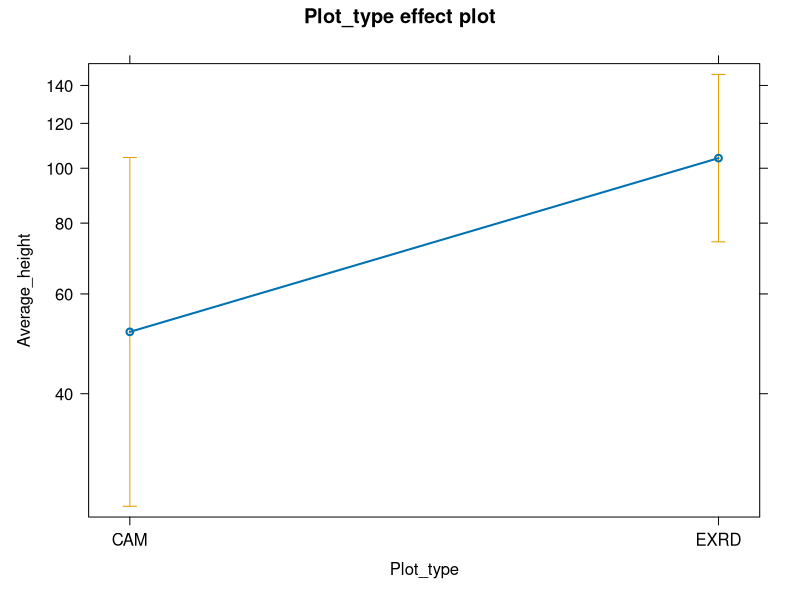

Here is the R script that generated this plot: (Note: this script raises an error after producing the figure.)

library(ggplot2)
library(dplyr)
library(effects)
##Amelanchier lamarckii

PlotsAM<- read.csv("PlotsAM.csv", fileEncoding = "UTF-8-BOM")
PlotsAM
BrowseAM <- cbind(PlotsAM$B1,PlotsAM$B0)


glm_plotAM <- glm(Average_height ~ Plot_type, family = quasipoisson(link = "log") ,data = PlotsAM)
summary(glm_plotAM)

glm_BrowseAM <- glm(Average_height ~ BrowseAM, family = quasipoisson(link = "log"), data = PlotsAM)
summary(glm_BrowseAM)

plot(allEffects(glm_plotAM))

glm_treesAM <- glm(Trees ~ Plot_type, family = quasipoisson(link = "log") ,data = PlotsAM)
summary(glm_treesAM)



ggplot(PlotsAM, aes(x = Plot_type, y = Average_height, fill = TREATMENT)) +
  geom_boxplot() +   scale_fill_manual(values = custom_colors) +
  labs(title = "Plot and treatment effect on average tree height of Amelanchier lamarckii", x = "Plot type",
       y = "Average Tree Height (cm)") +
  theme(panel.background = element_rect(),
        panel.grid = element_line(color = "light gray"),
        panel.border = element_blank())

ggplot(PlotsAM, aes(x = Plot_type, y = Trees, fill = TREATMENT)) +
  geom_boxplot() +   scale_fill_manual(values = custom_colors) +
  labs(title = "Plot and treatment effect on number of trees of Amelanchier lamarckii", x = "Plot type",
       y = "N Trees") +
  theme(panel.background = element_rect(),
        panel.grid = element_line(color = "light gray"),
        panel.border = element_blank())

## Betula pendula
PlotsBPE<- read.csv("PlotsBPE.csv", fileEncoding = "UTF-8-BOM")
PlotsBPE
BrowseBPE <- cbind(PlotsBPE$B1,PlotsBPE$B0)


glm_plotBPE <- glm(Average_height ~ Plot_type, family = quasipoisson(link = "log") ,data = PlotsBPE)
summary(glm_plotBPE)

glm_BrowseBPE <- glm(Average_height ~ BrowseBPE, family = quasipoisson(link = "log"), data = PlotsBPE)
summary(glm_BrowseBPE)

plot(allEffects(glm_plotBPE))

glm_treesBPE <- glm(Trees ~ Plot_type, family = quasipoisson(link = "log") ,data = PlotsBPE)
summary(glm_treesBPE)



ggplot(PlotsBPE, aes(x = Plot_type, y = Average_height, fill = TREATMENT)) +
  geom_boxplot() +   scale_fill_manual(values = custom_colors) +
  labs(title = "Plot and treatment effect on average tree height of Betula pendula", x = "Plot type",
       y = "Average Tree Height (cm)") +
  theme(panel.background = element_rect(),
        panel.grid = element_line(color = "light gray"),
        panel.border = element_blank())

ggplot(PlotsBPE, aes(x = Plot_type, y = Trees, fill = TREATMENT)) +
  geom_boxplot() +   scale_fill_manual(values = custom_colors) +
  labs(title = "Plot and treatment effect on number of trees of Betula pendula", x = "Plot type",
       y = "N Trees") +
  theme(panel.background = element_rect(),
        panel.grid = element_line(color = "light gray"),
        panel.border = element_blank())


## Betula pubescens
PlotsBPU<- read.csv("PlotsBPU.csv", fileEncoding = "UTF-8-BOM")
PlotsBPU
BrowseBPU <- cbind(PlotsBPU$B1,PlotsBPU$B0)


glm_plotBPU <- glm(Average_height ~ Plot_type, family = quasipoisson(link = "log") ,data = PlotsBPU)
summary(glm_plotBPU)

glm_BrowseBPU <- glm(Average_height ~ BrowseBPU, family = quasipoisson(link = "log"), data = PlotsBPU)
summary(glm_BrowseBPU)

plot(allEffects(glm_plotBPU))

glm_treesBPU <- glm(Trees ~ Plot_type, family = quasipoisson(link = "log") ,data = PlotsBPU)
summary(glm_treesBPU)


ggplot(PlotsBPU, aes(x = Plot_type, y = Average_height, fill = TREATMENT)) +
  geom_boxplot() +   scale_fill_manual(values = custom_colors) +
  labs(title = "Plot and treatment effect on average tree height of Betula pubescens", x = "Plot type",
       y = "Average Tree Height (cm)") +
  theme(panel.background = element_rect(),
        panel.grid = element_line(color = "light gray"),
        panel.border = element_blank())

ggplot(PlotsBPU, aes(x = Plot_type, y = Trees, fill = TREATMENT)) +
  geom_boxplot() +   scale_fill_manual(values = custom_colors) +
  labs(title = "Plot and treatment effect on number of trees of Betula pubescens", x = "Plot type",
       y = "N Trees") +
  theme(panel.background = element_rect(),
        panel.grid = element_line(color = "light gray"),
        panel.border = element_blank())


## Prunus serotina
PlotsPS<- read.csv("PlotsPS.csv", fileEncoding = "UTF-8-BOM")
PlotsPS
BrowsePS <- cbind(PlotsPS$B1,PlotsPS$B0)


glm_plotPS <- glm(Average_height ~ Plot_type, family = quasipoisson(link = "log") ,data = PlotsPS)
summary(glm_plotPS)

glm_BrowsePS <- glm(Average_height ~ BrowsePS, family = quasipoisson(link = "log"), data = PlotsPS)
summary(glm_BrowsePS)

plot(allEffects(glm_plotPS))

glm_treesPS <- glm(Trees ~ Plot_type, family = quasipoisson(link = "log") ,data = PlotsPS)
summary(glm_treesPS)


ggplot(PlotsPS, aes(x = Plot_type, y = Average_height, fill = TREATMENT)) +
  geom_boxplot() +   scale_fill_manual(values = custom_colors) +
  labs(title = "Plot and treatment effect on average tree height of Prunus serotina", x = "Plot type",
       y = "Average Tree Height (cm)") +
  theme(panel.background = element_rect(),
        panel.grid = element_line(color = "light gray"),
        panel.border = element_blank())

ggplot(PlotsPS, aes(x = Plot_type, y = Trees, fill = TREATMENT)) +
  geom_boxplot() +   scale_fill_manual(values = custom_colors) +
  labs(title = "Plot and treatment effect on number of trees of Prunus serotina", x = "Plot type",
       y = "N Trees") +
  theme(panel.background = element_rect(),
        panel.grid = element_line(color = "light gray"),
        panel.border = element_blank())


## Quercus robur
PlotsQR<- read.csv("PlotsQR.csv", fileEncoding = "UTF-8-BOM")
PlotsQR
BrowseQR <- cbind(PlotsQR$B1,PlotsQR$B0)


glm_plotQR <- glm(Average_height ~ Plot_type, family = quasipoisson(link = "log") ,data = PlotsQR)
summary(glm_plotQR)

glm_BrowseQR <- glm(Average_height ~ BrowseQR, family = quasipoisson(link = "log"), data = PlotsPS)
summary(glm_BrowseQR)

plot(allEffects(glm_plotQR))

glm_treesQR <- glm(Trees ~  Plot_type, family = quasipoisson(link = "log") ,data = PlotsQR)
summary(glm_treesQR)


ggplot(PlotsQR, aes(x = Plot_type, y = Average_height, fill = TREATMENT)) +
  geom_boxplot() +   scale_fill_manual(values = custom_colors) +
  labs(title = "Plot and treatment effect on average tree height of Quercus robur", x = "Plot type",
       y = "Average Tree Height (cm)") +
  theme(panel.background = element_rect(),
        panel.grid = element_line(color = "light gray"),
        panel.border = element_blank())

ggplot(PlotsQR, aes(x = Plot_type, y = Trees, fill = TREATMENT)) +
  geom_boxplot() +   scale_fill_manual(values = custom_colors) +
  labs(title = "Plot and treatment effect on number of trees of Quercus robur", x = "Plot type",
       y = "N Trees") +
  theme(panel.background = element_rect(),
        panel.grid = element_line(color = "light gray"),
        panel.border = element_blank())

## Rhamnus frangula
PlotsRF<- read.csv("PlotsRF.csv", fileEncoding = "UTF-8-BOM")
PlotsRF
BrowseRF <- cbind(PlotsRF$B1,PlotsRF$B0)


glm_plotRF <- glm(Average_height ~ Plot_type, family = quasipoisson(link = "log") ,data = PlotsRF)
summary(glm_plotRF)

glm_BrowseRF <- glm(Average_height ~ BrowseRF, family = quasipoisson(link = "log"), data = PlotsRF)
summary(glm_BrowseRF)

plot(allEffects(glm_plotRF))

glm_treesRF <- glm(Trees ~  Plot_type, family = quasipoisson(link = "log") ,data = PlotsRF)
summary(glm_treesRF)


ggplot(PlotsRF, aes(x = Plot_type, y = Average_height, fill = TREATMENT)) +
  geom_boxplot() +   scale_fill_manual(values = custom_colors) +
  labs(title = "Plot and treatment effect on average tree height of Rhamnus frangular", x = "Plot type",
       y = "Average Tree Height (cm)") +
  theme(panel.background = element_rect(),
        panel.grid = element_line(color = "light gray"),
        panel.border = element_blank())

ggplot(PlotsRF, aes(x = Plot_type, y = Trees, fill = TREATMENT)) +
  geom_boxplot() +   scale_fill_manual(values = custom_colors) +
  labs(title = "Plot and treatment effect on number of trees of Rhamnus frangula", x = "Plot type",
       y = "N Trees") +
  theme(panel.background = element_rect(),
        panel.grid = element_line(color = "light gray"),
        panel.border = element_blank())


## Sorbus aucuparia
PlotsSorbus<- read.csv("PlotsSorbus.csv", fileEncoding = "UTF-8-BOM")
PlotsSorbus
BrowseSorbus <- cbind(PlotsSorbus$B1,PlotsSorbus$B0)


glm_plotSorbus <- glm(Average_height ~ Plot_type, family = quasipoisson(link = "log") ,data = PlotsSorbus)
summary(glm_plotSorbus)

glm_BrowseSorbus <- glm(Average_height ~ BrowseSorbus, family = quasipoisson(link = "log"), data = PlotsSorbus)
summary(glm_BrowseSorbus)

plot(allEffects(glm_plotSorbus))

glm_treesSorbus <- glm(Trees ~  Plot_type, family = quasipoisson(link = "log") ,data = PlotsSorbus)
summary(glm_treesSorbus)


ggplot(PlotsSorbus, aes(x = Plot_type, y = Average_height, fill = TREATMENT)) +
  geom_boxplot() +   scale_fill_manual(values = custom_colors) +
  labs(title = "Plot and treatment effect on average tree height of Sorbus aucuparia", x = "Plot type",
       y = "Average Tree Height (cm)") +
  theme(panel.background = element_rect(),
        panel.grid = element_line(color = "light gray"),
        panel.border = element_blank())

ggplot(PlotsSorbus, aes(x = Plot_type, y = Trees, fill = TREATMENT)) +
  geom_boxplot() +   scale_fill_manual(values = custom_colors) +
  labs(title = "Plot and treatment effect on number of trees of Sorbus aucuparia", x = "Plot type",
       y = "N Trees") +
  theme(panel.background = element_rect(),
        panel.grid = element_line(color = "light gray"),
        panel.border = element_blank())


## Pinus sylvestris
PlotsPinus<- read.csv("PlotsPinus.csv", fileEncoding = "UTF-8-BOM")
PlotsPinus
BrowsePinus <- cbind(PlotsPinus$B1,PlotsPinus$B0)


glm_plotPinus <- glm(Average_height ~ Plot_type, family = quasipoisson(link = "log") ,data = PlotsPinus)
summary(glm_plotPinus)

glm_BrowsePinus <- glm(Average_height ~ BrowsePinus, family = quasipoisson(link = "log"), data = PlotsPinus)
summary(glm_BrowsePinus)

plot(allEffects(glm_plotPinus))

glm_treesPinus <- glm(Trees ~  Plot_type, family = quasipoisson(link = "log") ,data = PlotsPinus)
summary(glm_treesPinus)


ggplot(PlotsPinus, aes(x = Plot_type, y = Average_height, fill = TREATMENT)) +
  geom_boxplot() +   scale_fill_manual(values = custom_colors) +
  labs(title = "Plot and treatment effect on average tree height of Pinus sylvestris", x = "Plot type",
       y = "Average Tree Height (cm)") +
  theme(panel.background = element_rect(),
        panel.grid = element_line(color = "light gray"),
        panel.border = element_blank())

ggplot(PlotsPinus, aes(x = Plot_type, y = Trees, fill = TREATMENT)) +
  geom_boxplot() +   scale_fill_manual(values = custom_colors) +
  labs(title = "Plot and treatment effect on number of trees of Pinus sylvestris", x = "Plot type",
       y = "N Trees") +
  theme(panel.background = element_rect(),
        panel.grid = element_line(color = "light gray"),
        panel.border = element_blank())

## combining plots
PlotsAM$Species <- "Amelanchier_lamarckii"
PlotsBPE$Species <- "Betula_pendula"
PlotsBPU$Species <- "Betula_pubescens"
PlotsPS$Species <- "Prunus_serotina"
PlotsQR$Species <- "Quercus_robur"
PlotsRF$Species <- "Rhamnus_frangula"
PlotsSorbus$Species <- "Sorbus_aucuparia"
PlotsPinus$Species <- "Pinus_sylvestris"

all_data_plots <- bind_rows(
  PlotsAM, PlotsBPE, PlotsBPU, PlotsPS, PlotsQR, PlotsRF, PlotsSorbus
)
all_data_plots

# Visualize the relationship between plot type and height
ggplot(all_data_plots, aes(x = Plot_type, y = Average_height, fill = TREATMENT)) +
  geom_boxplot() +   scale_fill_manual(values = custom_colors) +
  labs(title = "Plot type effect on average tree height", x = "Plot type",
       y = "Average Tree Height")+
  guides(fill = "none") +
  theme(panel.background = element_rect(),
        panel.grid = element_line(color = "light gray"),
        panel.border = element_blank())

## species seperately
ggplot(all_data_plots, aes(x = Plot_type, y = Average_height, color = Species))+
  geom_boxplot() +   scale_fill_manual(values = custom_colors) +labs(x = "Plot type",
                                                                     y = "Average Tree Height (cm)")
